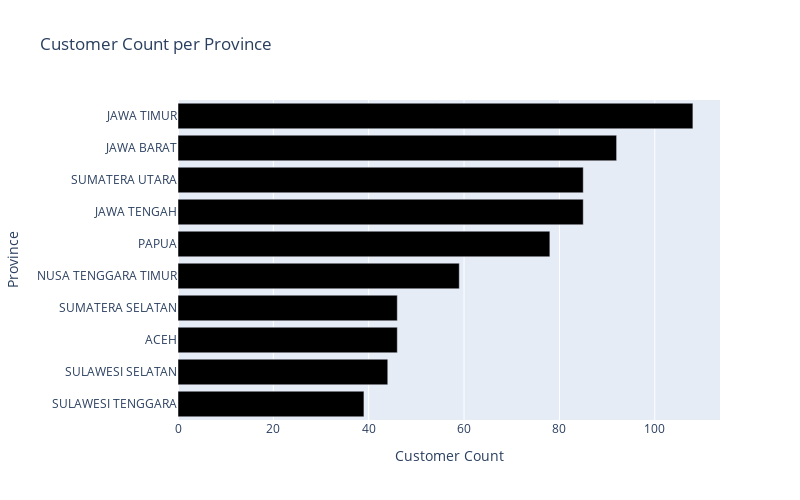

This figure's notebook cell:
### Code cell
customer_per_province_plot = px.bar(customer_per_province.reset_index().tail(10), x='Total Customers', y='province', 
             title='Customer Count per Province', labels={'index': 'Province', 'province': 'Customer Count'},
             color_discrete_sequence=['black'])

# Customize the layout if needed
customer_per_province_plot.update_layout(
    xaxis_title='Customer Count',
    yaxis_title='Province',
    width=800,
    height=500
)

# Show the plot
customer_per_province_plot

### Figure 1 — Plotly figure (JSON) as saved in the notebook; plotly's stock layout.template omitted (floating-point values rounded to 4 significant figures)
{"data": [{"alignmentgroup": "True", "hovertemplate": "Total Customers=%{x}<br>Customer Count=%{y}<extra></extra>", "legendgroup": "", "marker": {"color": "black", "pattern": {"shape": ""}}, "name": "", "offsetgroup": "", "orientation": "h", "showlegend": false, "textposition": "auto", "type": "bar", "x": [39, 44, 46, 46, 59, 78, 85, 85, 92, 108], "xaxis": "x", "y": ["SULAWESI TENGGARA", "SULAWESI SELATAN", "ACEH", "SUMATERA SELATAN", "NUSA TENGGARA TIMUR", "PAPUA", "JAWA TENGAH", "SUMATERA UTARA", "JAWA BARAT", "JAWA TIMUR"], "yaxis": "y"}], "layout": {"barmode": "relative", "height": 500, "legend": {"tracegroupgap": 0}, "title": {"text": "Customer Count per Province"}, "width": 800, "xaxis": {"anchor": "y", "domain": [0, 1], "title": {"text": "Customer Count"}}, "yaxis": {"anchor": "x", "domain": [0, 1], "title": {"text": "Province"}}}}
